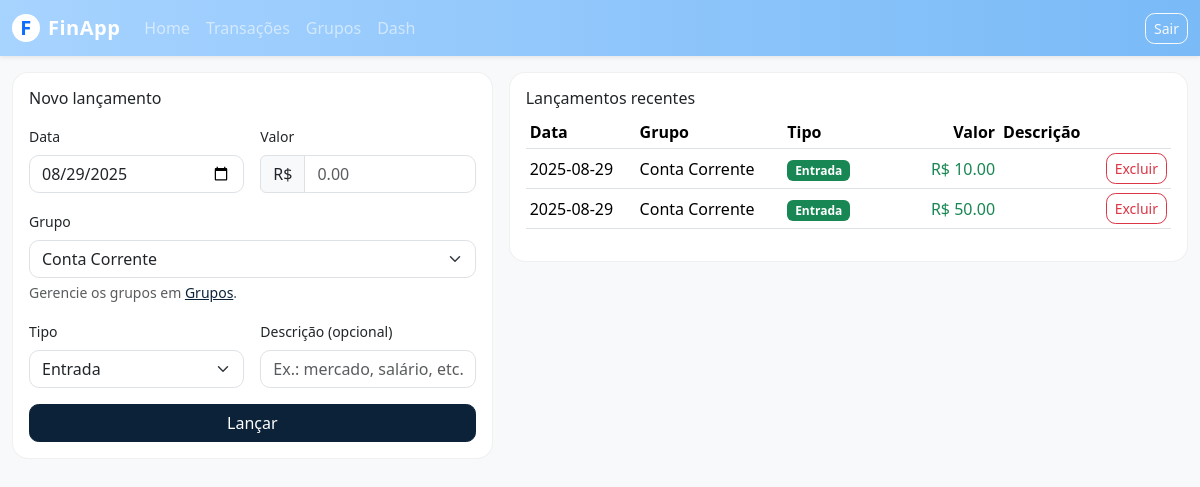
Page /transactions (signed in) on the committed database.
### app/models.py (models this page shows)
class Transaction(SQLModel, table=True):
    _tablename_ = "transaction"
    id: Optional[int] = Field(default=None, primary_key=True)
    user_id: int = Field(index=True)
    amount: float
    tx_date: date = Field(index=True)  # <- seu main.py usa tx_date
    group_id: Optional[int] = Field(default=None, index=True)
    account_id: Optional[int] = Field(default=None, index=True)
    category_id: int = Field(index=True)
    description: Optional[str] = Field(default=None)

class Group(SQLModel, table=True):
    _tablename_ = "group"
    id: Optional[int] = Field(default=None, primary_key=True)
    user_id: int = Field(index=True)
    name: str

### app/main.py (the view)
@app.get("/transactions", response_class=HTMLResponse)
def transactions_page(request: Request):
    uid = require_user(request)
    ensure_default_group(uid)
    cat_in, cat_out, categories = get_or_create_in_out_categories(uid)
    with Session(engine) as s:
        groups = get_user_groups(uid)
        txs = s.exec(
            select(Transaction)
            .where(Transaction.user_id == uid)
            .order_by(Transaction.tx_date.desc(), Transaction.id.desc())
        ).all()
        group_map = {g.id: g.name for g in groups}
    return render(
        "transactions.html",
        title="Transactions",
        user_id=uid,
        groups=groups,
        categories=categories,              # pode manter se quiser, mas não vamos depender disso
        txs=txs,
        group_map=group_map,
        today=today_date().isoformat(),
        cat_in_id=cat_in.id,                # >>> ADICIONADO
        cat_out_id=cat_out.id,              # >>> ADICIONADO
    )

### app/templates/transactions.html (shortened to what this page needs)
{% extends "base.html" %}
{% block content %}
<div class="row g-3">
  <div class="col-12 col-lg-5">
    <div class="card w-100">
      <div class="card-body">
        <h2 class="h6 mb-3">Novo lançamento</h2>
        <form action="/transactions/new" method="post" class="row g-3">
          <div class="col-12 col-md-6">
            <label for="date" class="form-label small">Data</label>
            <input type="date" id="date" name="date" class="form-control" value="{{ today }}" required>
          </div>
          <div class="col-12 col-md-6">
            <label for="amount" class="form-label small">Valor</label>
            <div class="input-group">
              <span class="input-group-text">R$</span>
              <input type="number" step="0.01" min="0" id="amount" name="amount" class="form-control" placeholder="0.00" required inputmode="decimal">
            </div>
          </div>
          <div class="col-12">
            <label for="group_id" class="form-label small">Grupo</label>
            <select id="group_id" name="group_id" class="form-select" required>
              {% if groups and groups|length > 0 %}
                {% for g in groups %}
                  <option value="{{ g.id }}"
                    {% if g.name|lower == 'conta corrente' %}selected{% endif %}>
                    {{ g.name }}
                  </option>
                {% endfor %}
              {% else %}
                <option value="" disabled selected>Cadastre um grupo na aba "Grupos"</option>
              {% endif %}
            </select>
            <div class="form-text">Gerencie os grupos em <a href="/groups">Grupos</a>.</div>
          </div>
          <div class="col-12 col-md-6">
            <label for="category_id" class="form-label small">Tipo</label>
            <select id="category_id" name="category_id" class="form-select" required>
              <option value="{{ cat_in_id }}" selected>Entrada</option>
            </select>
          </div>
          <div class="col-12 col-md-6">
            <label for="description" class="form-label small">Descrição (opcional)</label>
            <input type="text" id="description" name="description" class="form-control" placeholder="Ex.: mercado, salário, etc.">
          </div>
          <div class="col-12">
            <button type="submit" class="btn btn-dark w-100">Lançar</button>
          </div>
        </form>
      </div>
    </div>
  </div>
  <div class="col-12 col-lg-7">
    <div class="card w-100">
      <div class="card-body">
        <div class="d-flex align-items-center justify-content-between mb-2">
          <h2 class="h6 mb-0">Lançamentos recentes</h2>
        </div>
        {% if txs and txs|length > 0 %}
        <div class="table-responsive">
          <table class="table table-sm align-middle">
            <thead>
              <tr>
                <th style="white-space:nowrap;">Data</th>
                <th>Grupo</th>
                <th style="width:20%;">Tipo</th>
                <th class="text-end" style="white-space:nowrap;">Valor</th>
                <th>Descrição</th>
                <th class="text-end" style="width: 64px;"></th>
              </tr>
            </thead>
            <tbody>
              {% set in_id = cat_in_id %}
              {% set out_id = cat_out_id %}
              {% for tx in txs %}
              {% set is_in = (tx.category_id == in_id) %}
              {% set is_out = (tx.category_id == out_id) %}
              <tr>
                <td>{{ tx.tx_date or tx.date }}</td>
                <td>{{ group_map.get(tx.group_id, '-') }}</td>
                <td>
                  {% if is_in %}
                    <span class="badge text-bg-success">Entrada</span>
                  {% elif is_out %}
                    <span class="badge text-bg-danger">Saída</span>
                  {% else %}
                    <span class="badge text-bg-secondary">—</span>
                  {% endif %}
                </td>
                <td class="text-end {% if is_in %}text-success{% elif is_out %}text-danger{% endif %}">
                  R$ {{ "%.2f"|format(tx.amount) }}
                </td>
                <td>{{ tx.description or "" }}</td>
                <td class="text-end">
                  <button
                    type="button"
                    class="btn btn-sm btn-outline-danger"
                    data-bs-toggle="modal"
                    data-bs-target="#deleteTxModal"
                    data-tx-id="{{ tx.id }}"
                    data-tx-desc="{{ (tx.description or '') | e }}"
                  >
                    Excluir
                  </button>
                </td>
              </tr>
              {% endfor %}
            </tbody>
          </table>
        </div>
        {% else %}
          <p class="text-muted mb-0">Nenhum lançamento ainda.</p>
        {% endif %}
      </div>
    </div>
  </div>
</div>
{% endblock %}

### app/static/css/app.css (style rules this page uses)
:root { --baby-blue: #89CFF0; --baby-blue-600: #73BDE3; --baby-blue-100: #E8F6FF; --ink: #0b2239; --ink-60: rgba(11,34,57,.6); --header-h: 64px; --footer-h: 48px; }
html, body { height: 100%; }
body { display: flex; flex-direction: column; min-height: 100vh; color: var(--ink); background: #fff; }
.card { border: 1px solid rgba(0,0,0,.06); border-radius: 14px; }
.form-control, .form-select { border-radius: 10px; }
.btn-dark { background: var(--ink); border-color: var(--ink); }
a { color: var(--ink); }
.card { border-radius: 1rem; }
.btn { border-radius: .6rem; }

### app/templates/base.html (style rules this page uses)
:root { --fin-baby-blue: #a7d3ff; --fin-baby-blue-strong: #79baf7; }

### rows in the picture
Transaction: tx_date "2025-08-29", amount "10.00"
Group: get "Conta Corrente"
Transaction: tx_date "2025-08-29", amount "50.00"

### other values in the picture
form field group_id "Conta Corrente"
